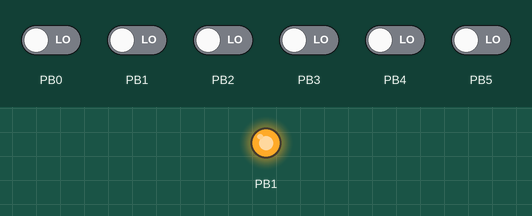
This sketch was run on a simulated ATtiny85, built with avr-gcc and run on an emulated ATtiny85. Shown: output pins drawn as LEDs (lit = HIGH). Inputs (shaded band) come from the test bench; at power-on: PB0–5 LOW.

Above: at 0.1 s.
At 5.2 s:
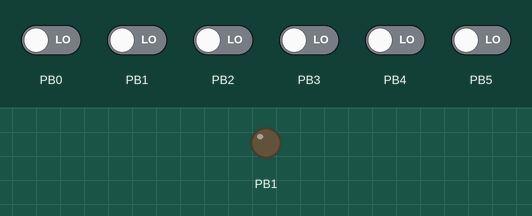
5.3 s: PB2 driven HIGH
Timing chart, 0 to 8.3 s (numbered marks = the images above; inputs shaded):
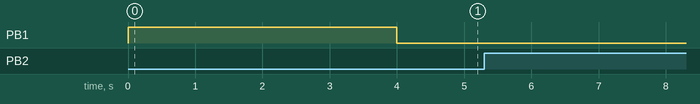

The sketch:

CloneCD4046.ino
```cpp
// ============================================================
// ATtiny85 - Synchronisation moteur NBTV
// Reproduction simplifiée du comportement du CD4046
//
// PB0 = SYNC NBTV (SYNCH)
// PB2 = OPTO (PULSEDISC)
// PB1 = commande moteur 3 états
//
// SYNC en premier  -> HIGH jusqu'à OPTO
// OPTO en premier  -> LOW  jusqu'à SYNC
// Deuxième impulsion -> Hi-Z
//
// Le réglage de vitesse de base est effectué par RV1.
// L'ATtiny85 ne fait que les corrections de position.
// Remarque : l'ATtiny 85 est alimenté de manière un peu particulière depuis le 15V : ene résistance, une zener de 5.1V puis une LED rouge dont la cathode est raccordée au GND
// L'ATtiny 85 a ses pins d'alimentation connectées sur la zener et la tension de LED est là pour réhausser un peu le niveau d'attaque vers le mosfet
// ============================================================

const byte SYNC_PIN  = PB0;
const byte MOTOR_PIN = PB1;
const byte OPTO_PIN  = PB2;

// Temps maximum pendant lequel une correction peut rester active.
// 6000 us = largement supérieur à l'écart normal entre deux impulsions.
// C'est uniquement une sécurité si une impulsion disparaît.
const unsigned long MAX_CORRECTION_US = 6000;

volatile byte previousInputs = 0;

volatile byte correctionState = 0;
// 0 = aucune correction
// 1 = SYNC arrivé en premier -> HIGH
// 2 = OPTO arrivé en premier -> LOW

volatile unsigned long correctionStart = 0;


// ------------------------------------------------------------
// Commande 3 états sur PB1
// ------------------------------------------------------------

void motorHigh()
{
  PORTB |= _BV(MOTOR_PIN);
  DDRB  |= _BV(MOTOR_PIN);
}

void motorLow()
{
  PORTB &= ~_BV(MOTOR_PIN);
  DDRB  |= _BV(MOTOR_PIN);
}

void motorHiZ()
{
  PORTB &= ~_BV(MOTOR_PIN);
  DDRB  &= ~_BV(MOTOR_PIN);
}


// ------------------------------------------------------------
// Interruption Pin Change
// ------------------------------------------------------------

ISR(PCINT0_vect)
{
  byte currentInputs = PINB;

  // On ne s'intéresse qu'aux fronts montants
  byte rising = currentInputs & ~previousInputs;

  previousInputs = currentInputs;

  bool syncRising = rising & _BV(SYNC_PIN);
  bool optoRising = rising & _BV(OPTO_PIN);


  // ----------------------------------------------------------
  // Les deux fronts arrivent pratiquement simultanément
  // -> aucune correction
  // ----------------------------------------------------------

  if (syncRising && optoRising)
  {
    motorHiZ();
    correctionState = 0;
    return;
  }


  // ----------------------------------------------------------
  // SYNC arrive
  // ----------------------------------------------------------

  if (syncRising)
  {
    if (correctionState == 0)
    {
      // SYNC en premier :
      // l'ATtiny85 passe sa sortie à HIGH
      motorHigh();

      correctionState = 1;
      correctionStart = micros();
    }
    else if (correctionState == 2)
    {
      // OPTO était arrivé en premier :
      // la paire d'impulsions est terminée
      motorHiZ();

      correctionState = 0;
    }

    return;
  }


  // ----------------------------------------------------------
  // OPTO arrive
  // ----------------------------------------------------------

  if (optoRising)
  {
    if (correctionState == 0)
    {
      // OPTO en premier :
      // l'ATtiny85 passe sa sortie à LOW
      motorLow();

      correctionState = 2;
      correctionStart = micros();
    }
    else if (correctionState == 1)
    {
      // SYNC était arrivé en premier :
      // la paire d'impulsions est terminée
      motorHiZ();

      correctionState = 0;
    }

    return;
  }
}


// ------------------------------------------------------------
// SETUP
// ------------------------------------------------------------

void setup()
{
  // Entrées
  DDRB &= ~_BV(SYNC_PIN);
  DDRB &= ~_BV(OPTO_PIN);

  // Pas de pull-up interne
  PORTB &= ~_BV(SYNC_PIN);
  PORTB &= ~_BV(OPTO_PIN);

  // Sortie moteur initialement flottante
  motorHiZ();

  // ----------------------------------------------------------
  // Démarrage moteur
  // ----------------------------------------------------------

  motorHigh();
  delay(4000);  // A cause de l'inertie du moteur

  motorHiZ();

  // Etat actuel des entrées
  previousInputs = PINB;

  correctionState = 0;

  // ----------------------------------------------------------
  // Activation des interruptions Pin Change
  // PB0 et PB2
  // ----------------------------------------------------------

  PCMSK |= _BV(PCINT0);   // PB0
  PCMSK |= _BV(PCINT2);   // PB2

  GIMSK |= _BV(PCIE);

  sei();
}


// ------------------------------------------------------------
// LOOP
// ------------------------------------------------------------

void loop()
{
  // ----------------------------------------------------------
  // Sécurité :
  // si une impulsion manque, on ne laisse pas PB1 bloqué
  // indéfiniment en HIGH ou LOW.
  // ----------------------------------------------------------

  if (correctionState != 0)
  {
    unsigned long elapsed = micros() - correctionStart;

    if (elapsed > MAX_CORRECTION_US)
    {
      noInterrupts();

      motorHiZ();
      correctionState = 0;
      previousInputs = PINB;

      interrupts();
    }
  }
}
```
